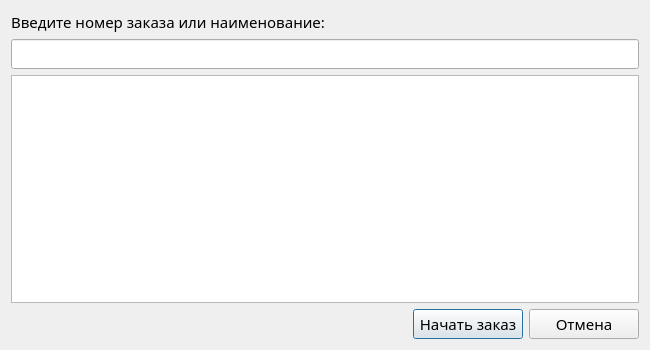
<?xml version="1.0" encoding="UTF-8"?>
<ui version="4.0">
 <class>Dialog</class>
 <widget class="QDialog" name="Dialog">
  <property name="windowModality">
   <enum>Qt::ApplicationModal</enum>
  </property>
  <property name="geometry">
   <rect>
    <x>0</x>
    <y>0</y>
    <width>650</width>
    <height>350</height>
   </rect>
  </property>
  <property name="minimumSize">
   <size>
    <width>650</width>
    <height>350</height>
   </size>
  </property>
  <property name="maximumSize">
   <size>
    <width>650</width>
    <height>350</height>
   </size>
  </property>
  <property name="font">
   <font>
    <family>Amazon Ember Display</family>
    <pointsize>11</pointsize>
   </font>
  </property>
  <property name="windowTitle">
   <string>Выбор заказа</string>
  </property>
  <layout class="QVBoxLayout" name="verticalLayout">
   <item>
    <widget class="QLabel" name="label">
     <property name="text">
      <string>Введите номер заказа или наименование:</string>
     </property>
    </widget>
   </item>
   <item>
    <widget class="QLineEdit" name="lineEdit">
     <property name="minimumSize">
      <size>
       <width>0</width>
       <height>27</height>
      </size>
     </property>
    </widget>
   </item>
   <item>
    <widget class="QTableView" name="tableView">
     <attribute name="horizontalHeaderCascadingSectionResizes">
      <bool>true</bool>
     </attribute>
     <attribute name="verticalHeaderCascadingSectionResizes">
      <bool>true</bool>
     </attribute>
    </widget>
   </item>
   <item>
    <layout class="QHBoxLayout" name="horizontalLayout">
     <item>
      <spacer name="horizontalSpacer">
       <property name="orientation">
        <enum>Qt::Horizontal</enum>
       </property>
       <property name="sizeHint" stdset="0">
        <size>
         <width>40</width>
         <height>20</height>
        </size>
       </property>
      </spacer>
     </item>
     <item>
      <widget class="QPushButton" name="start_order_button">
       <property name="sizePolicy">
        <sizepolicy hsizetype="Preferred" vsizetype="Fixed">
         <horstretch>0</horstretch>
         <verstretch>0</verstretch>
        </sizepolicy>
       </property>
       <property name="minimumSize">
        <size>
         <width>110</width>
         <height>27</height>
        </size>
       </property>
       <property name="text">
        <string>Начать заказ</string>
       </property>
      </widget>
     </item>
     <item>
      <widget class="QPushButton" name="cancel_button">
       <property name="sizePolicy">
        <sizepolicy hsizetype="Preferred" vsizetype="Fixed">
         <horstretch>0</horstretch>
         <verstretch>0</verstretch>
        </sizepolicy>
       </property>
       <property name="minimumSize">
        <size>
         <width>110</width>
         <height>27</height>
        </size>
       </property>
       <property name="text">
        <string>Отмена</string>
       </property>
      </widget>
     </item>
    </layout>
   </item>
  </layout>
 </widget>
 <resources/>
 <connections/>
</ui>
